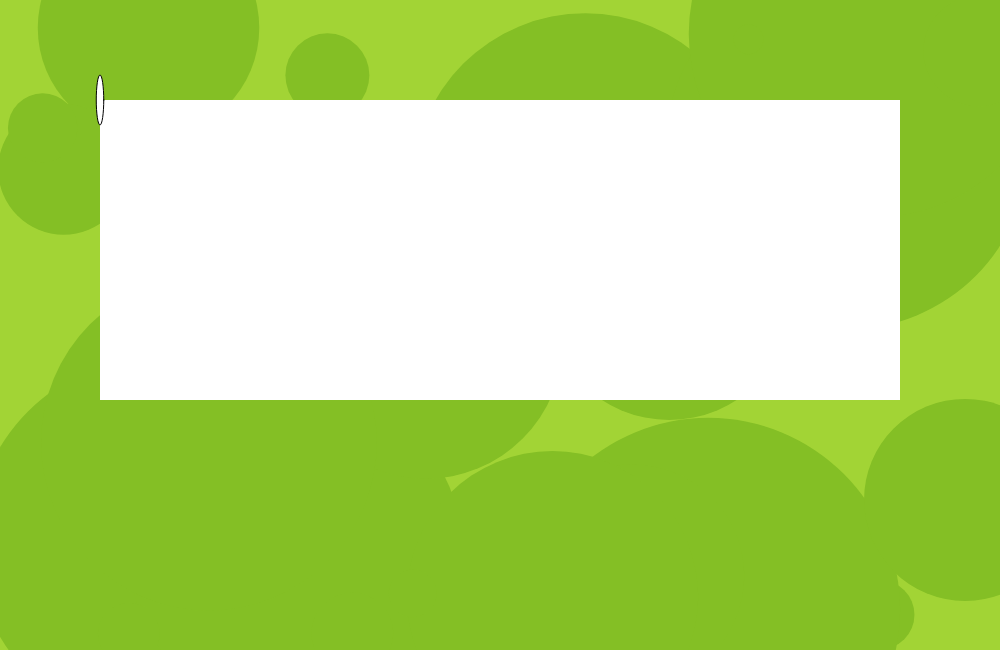
Frame 1 (no input)
Frame 60 (no input): identical to frame 1, image omitted
Frame 120 (the mouse pressed at the canvas centre since frame 60): identical to frame 1, image omitted

The p5.js sketch that drew this single still picture (run headless with seeded random() and noise() and a simulated clock; from frame 60 on, the mouse is pressed at the canvas centre):

// p5.js sketch
// ── sketch.js
//Variabelen
let Plaatje1; //Variabel voor plaatje

// Lege lijst om alle cirkels in op te slaan
let cirkels = []; 
let kleur = [];
let radius = 50;
let Xpositie = 0;
let ypositie = 0;
//// Lege lijst om alle stenen in op te slaan
let rechtStenen = [];


function setup() {
  createCanvas(1000, 650);

  randomSeed(40); //Laat de positie van achtergrond gras niet veranderen na elke reload, dus vast.
  
  for (let i = 0; i < 25; i++) {
    let c1 = {
      xpositie: random(0, 1000),
      ypositie: random(0, 650),
      radius: random(10, 200),
      kleur: color(132, 191, 37) //color() in plaats van fill(), voorkomt errors
    };
    cirkels.push(c1);
  }

}


function draw() {
  background(162, 212, 53);

  for (let i = 0; i < cirkels.length; i++) { 
    let cirkel = cirkels[i];
    fill(cirkel.kleur);
    noStroke();
    circle(cirkel.xpositie, cirkel.ypositie, cirkel.radius * 2);

  }

  noStroke();
  fill(255);
  rect(100, 100, 800, 300);

  stroke("black");
  ellipse(100, 100, 7.5, 50);

 

  
}

function TekenGras(x, y) {

}
